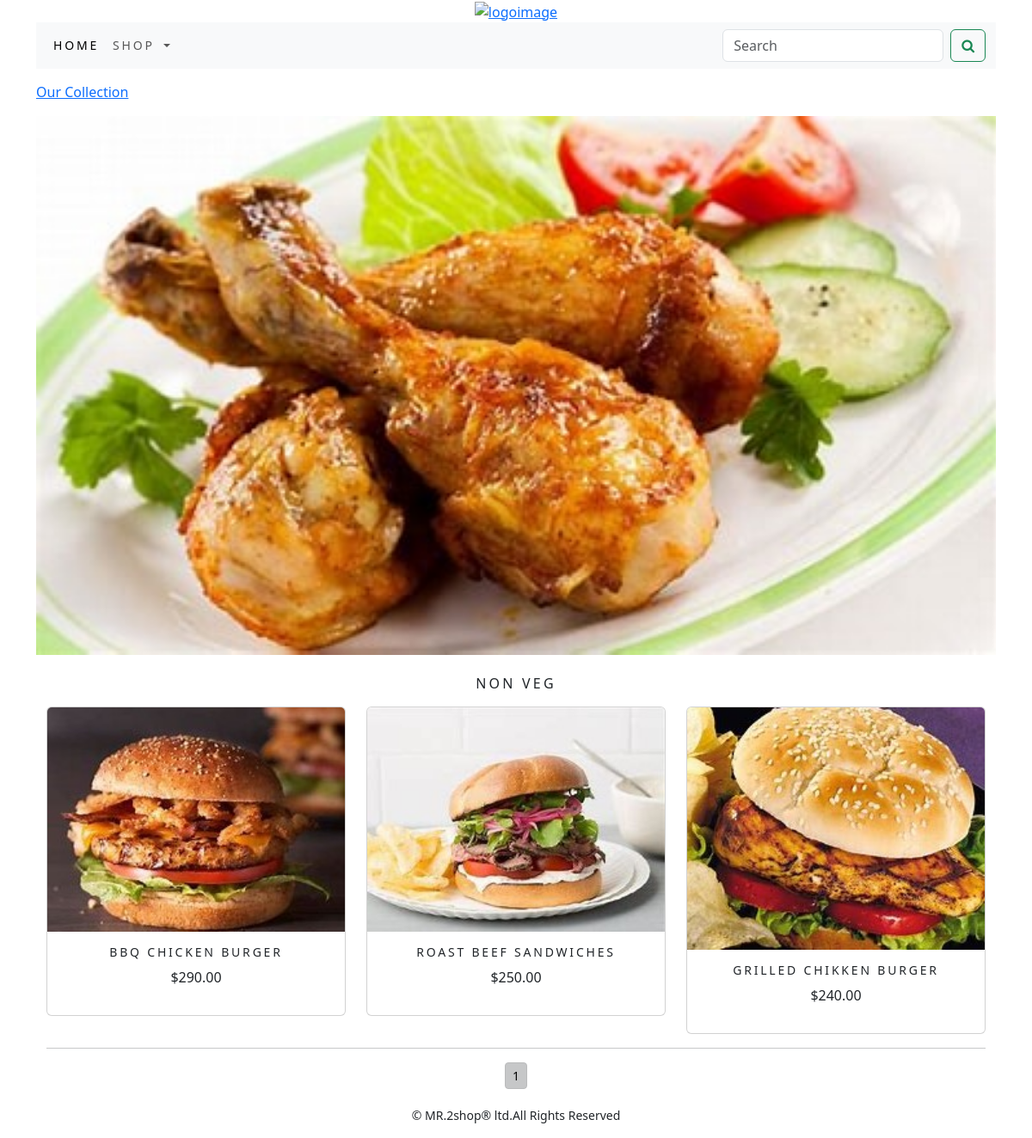
/shop/non-veg/, run on the app's committed database.
### shop/models.py (models this page shows, shortened)
class Category(models.Model):
    name=models.CharField(max_length=250,unique=True)
    slug=models.SlugField(max_length=250,unique=True)
    description=models.TextField(blank=True)
    image=models.ImageField(upload_to='category',blank=True)
    class Meta:
        ordering=('name',)
        verbose_name='category'
        verbose_name_plural='categories'
    def get_url(self):
        return reverse('shop:products_by_category', args=[self.slug])

class Product(models.Model):
    name=models.CharField(max_length=250,unique=True)
    slug=models.SlugField(max_length=250,unique=True)
    description=models.TextField(blank=True)
    price=models.DecimalField(max_digits=10,decimal_places=2)
    category=models.ForeignKey(Category,on_delete=models.CASCADE)
    image=models.ImageField(upload_to='product',blank=True)
    stock=models.IntegerField()
    available=models.BooleanField(default=True)
    created=models.DateTimeField(auto_now_add=True)
    updated=models.DateTimeField(auto_now=True)
    class Meta:
        ordering = ('name',)
        verbose_name = 'product'
        verbose_name_plural = 'products'
    def get_url(self):
        return reverse('shop:product_Detail', args=[self.category.slug, self.slug])

### shop/views.py (the view)
# urls.py: path('',views.allprodcat,name='allprodcat'),
def allprodcat(request,c_slug=None):
    c_page=None
    products_list=None
    if c_slug!=None:
        c_page=get_object_or_404(Category,slug=c_slug)
        products_list=Product.objects.all().filter(category=c_page,available=True)
    else:
        products_list=Product.objects.all().filter(available=True)
    paginator=Paginator(products_list,6)
    try:
        page=int(request.GET.get('page','1'))
    except:
        page=1
    try:
        products=paginator.page(page)
    except (EmptyPage,InvalidPage):
        products=paginator.page(paginator.num_pages)
    return render(request,'category.html',{'category':c_page,'products':products})

### cart/context_processors.py (called while the page is built)
def counter(request):
    item_count=0
    if 'admin' in request.path:
        return {}
    else:
        try:
            cart=Cart.objects.filter(cart_id=_cart_id(request))
            car_items=CartItem.objects.all().filter(cart=cart[:1])
            for cat_item in car_items:
                item_count += cat_item.quantity
        except Cart.DoesNotExist:
            item_count=0
    return dict(item_count=item_count)

### cart/views.py (called while the page is built)
def _cart_id(request):
    cart=request.session.session_key
    if not cart:
        cart=request.session.create()
    return cart

### shop/context_processors.py (called while the page is built)
def menu_links(request):
    links=Category.objects.all()
    return dict(links=links)

### templates/category.html (shortened to what this page needs)
{% extends 'base.html' %}
{% load static %}
{% block content %}
{% if category %}
<div >
    <div class="row my_row_class">
        <div class="mx-auto">
        <p><a href="{% url 'shop:allprodcat' %}">Our Collection</a></p>
    </div>
        </div>
</div>
{% endif %}
<div class="mx_auto">
    {% if category %}
    <img class="my_image" src="{{category.image.url}}" alt="{{category.name}}">
</div>
    <br>
<div>
    <h1 class="text-center my_title">{{category.name}}</h1>
</div>
{% endif %}
<div class="container">
    <div class="row mx_auto">
       {% for product in products %}
        <div class="my_bottom_margin col-9 col-sm-12 col-md-4 xol-lg-4">
            <div class="card text-center" style="min-width:18rem;">
                <a href="{{product.get_url}}"><img class="card-img-top my_image1" src="{{product.image.url}}" alt="{{product.name}}"></a>
                <div class="card-body">
                    <h4>{{product.name}}</h4>
                    <p>${{product.price}}</p>
                </div>
            </div>
        </div>
        {% endfor %}
    </div>
    <div class="mx-auto">
        <hr>
        <div class="text-center">
            {% for pg in products.paginator.page_range %}
            <a href="?page={{pg}}" class="btn btn-light btn-sm {% if products.number == pg %} active {% endif %}">{{pg}}</a>
            {% endfor %}
        </div>
    </div>
</div>
{% endblock %}

### static/css/custom.css (style rules this page uses)
.my_row_class { padding-top :15px; }
.my_image { width:100%; height:auto; transition: transform .5s; }
.my_title { font-size:16px; text-transform:uppercase; letter-spacing:.2em; }
.my_bottom_margin { margin-botton:15px; }
.card-body h4 { font-size:14px; text-transform:uppercase; letter-spacing:.2em; }

### data on the page
Category: image (picture), name "NON VEG"
Product: image (picture), name "BBQ CHICKEN BURGER", price "290.00"
Product: image (picture), name "ROAST BEEF SANDWICHES", price "250.00"
Product: image (picture), name "GRILLED CHIKKEN BURGER", price "240.00"

### other printed values
{{ pg }} "1"
